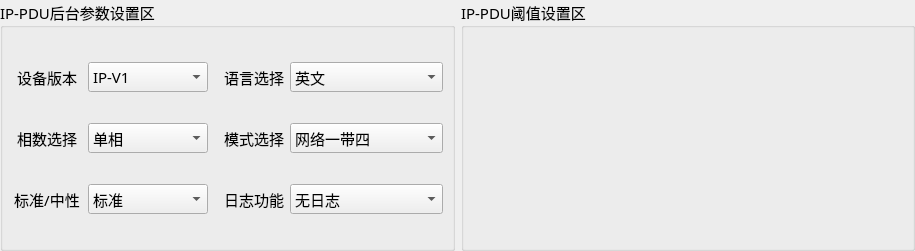
<?xml version="1.0" encoding="UTF-8"?>
<ui version="4.0">
 <class>Home_IpWid</class>
 <widget class="QWidget" name="Home_IpWid">
  <property name="geometry">
   <rect>
    <x>0</x>
    <y>0</y>
    <width>915</width>
    <height>251</height>
   </rect>
  </property>
  <property name="windowTitle">
   <string>Form</string>
  </property>
  <layout class="QGridLayout" name="gridLayout_2">
   <property name="leftMargin">
    <number>0</number>
   </property>
   <property name="topMargin">
    <number>0</number>
   </property>
   <property name="rightMargin">
    <number>0</number>
   </property>
   <property name="bottomMargin">
    <number>0</number>
   </property>
   <item row="0" column="0">
    <widget class="QGroupBox" name="groupBox_2">
     <property name="font">
      <font>
       <family>微软雅黑</family>
       <pointsize>11</pointsize>
      </font>
     </property>
     <property name="title">
      <string>IP-PDU后台参数设置区</string>
     </property>
     <layout class="QGridLayout" name="gridLayout">
      <item row="0" column="1">
       <widget class="QComboBox" name="ipTypeBox">
        <property name="minimumSize">
         <size>
          <width>120</width>
          <height>30</height>
         </size>
        </property>
        <item>
         <property name="text">
          <string>IP-V1</string>
         </property>
        </item>
        <item>
         <property name="text">
          <string>IP-V3</string>
         </property>
        </item>
       </widget>
      </item>
      <item row="0" column="2">
       <widget class="QLabel" name="label_2">
        <property name="text">
         <string>语言选择</string>
        </property>
        <property name="alignment">
         <set>Qt::AlignRight|Qt::AlignTrailing|Qt::AlignVCenter</set>
        </property>
       </widget>
      </item>
      <item row="1" column="3">
       <widget class="QComboBox" name="ipModeBox">
        <property name="minimumSize">
         <size>
          <width>120</width>
          <height>30</height>
         </size>
        </property>
        <item>
         <property name="text">
          <string>网络一带四</string>
         </property>
        </item>
        <item>
         <property name="text">
          <string>Modbus RTU 级联</string>
         </property>
        </item>
       </widget>
      </item>
      <item row="0" column="0">
       <widget class="QLabel" name="label_12">
        <property name="text">
         <string>设备版本</string>
        </property>
        <property name="alignment">
         <set>Qt::AlignCenter</set>
        </property>
       </widget>
      </item>
      <item row="0" column="3">
       <widget class="QComboBox" name="languageBox">
        <property name="minimumSize">
         <size>
          <width>120</width>
          <height>30</height>
         </size>
        </property>
        <item>
         <property name="text">
          <string>英文</string>
         </property>
        </item>
        <item>
         <property name="text">
          <string>中文</string>
         </property>
        </item>
       </widget>
      </item>
      <item row="1" column="2">
       <widget class="QLabel" name="label_3">
        <property name="text">
         <string>模式选择</string>
        </property>
        <property name="alignment">
         <set>Qt::AlignRight|Qt::AlignTrailing|Qt::AlignVCenter</set>
        </property>
       </widget>
      </item>
      <item row="1" column="0">
       <widget class="QLabel" name="label_7">
        <property name="text">
         <string>相数选择</string>
        </property>
        <property name="alignment">
         <set>Qt::AlignCenter</set>
        </property>
       </widget>
      </item>
      <item row="2" column="1">
       <widget class="QComboBox" name="sBox">
        <property name="minimumSize">
         <size>
          <width>120</width>
          <height>30</height>
         </size>
        </property>
        <item>
         <property name="text">
          <string>标准</string>
         </property>
        </item>
        <item>
         <property name="text">
          <string>中性</string>
         </property>
        </item>
        <item>
         <property name="text">
          <string>定制</string>
         </property>
        </item>
       </widget>
      </item>
      <item row="2" column="3">
       <widget class="QComboBox" name="logBox">
        <property name="minimumSize">
         <size>
          <width>120</width>
          <height>30</height>
         </size>
        </property>
        <item>
         <property name="text">
          <string>无日志</string>
         </property>
        </item>
        <item>
         <property name="text">
          <string>带日志</string>
         </property>
        </item>
       </widget>
      </item>
      <item row="2" column="0">
       <widget class="QLabel" name="label_8">
        <property name="text">
         <string>标准/中性</string>
        </property>
        <property name="alignment">
         <set>Qt::AlignCenter</set>
        </property>
       </widget>
      </item>
      <item row="1" column="1">
       <widget class="QComboBox" name="lineBox">
        <property name="minimumSize">
         <size>
          <width>120</width>
          <height>30</height>
         </size>
        </property>
        <item>
         <property name="text">
          <string>单相</string>
         </property>
        </item>
        <item>
         <property name="text">
          <string>两路</string>
         </property>
        </item>
        <item>
         <property name="text">
          <string>三相</string>
         </property>
        </item>
       </widget>
      </item>
      <item row="2" column="2">
       <widget class="QLabel" name="label_11">
        <property name="text">
         <string>日志功能</string>
        </property>
        <property name="alignment">
         <set>Qt::AlignRight|Qt::AlignTrailing|Qt::AlignVCenter</set>
        </property>
       </widget>
      </item>
     </layout>
    </widget>
   </item>
   <item row="0" column="1">
    <widget class="QGroupBox" name="groupBox">
     <property name="minimumSize">
      <size>
       <width>420</width>
       <height>0</height>
      </size>
     </property>
     <property name="font">
      <font>
       <family>微软雅黑</family>
       <pointsize>11</pointsize>
      </font>
     </property>
     <property name="title">
      <string>IP-PDU阈值设置区</string>
     </property>
    </widget>
   </item>
  </layout>
 </widget>
 <resources/>
 <connections/>
</ui>
